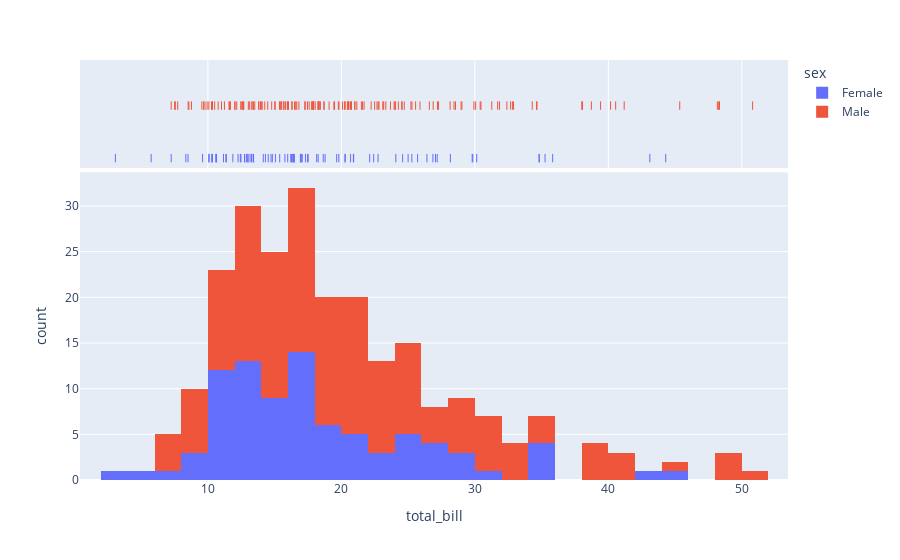

Notebook cell for this chart:
### Code cell
fig = px.histogram(tips,x='total_bill',
                   color='sex',
                   marginal='rug',
                   hover_data=tips.columns)
fig.show()

### Figure 1 — Plotly figure (JSON) as saved in the notebook; plotly's stock layout.template omitted (floating-point values rounded to 4 significant figures; data arrays with more than 128 entries replaced by an {"elided": "..."} marker saying what was removed)
{"data": [{"alignmentgroup": "True", "bingroup": "x", "hovertemplate": "sex=Female<br>total_bill=%{x}<br>count=%{y}<extra></extra>", "legendgroup": "Female", "marker": {"color": "#636efa", "pattern": {"shape": ""}}, "name": "Female", "offsetgroup": "Female", "orientation": "v", "showlegend": true, "type": "histogram", "x": [16.99, 24.59, 35.26, 14.83, 10.33, 16.97, 20.29, 15.77, 19.65, 15.06, 20.69, 16.93, 10.29, 34.81, 26.41, 16.45, 3.07, 17.07, 26.86, 25.28, 14.73, 10.07, 34.83, 5.75, 16.32, 22.75, 11.35, 15.38, 44.3, 22.42, 20.92, 14.31, 7.25, 25.71, 17.31, 10.65, 12.43, 24.08, 13.42, 12.48, 29.8, 14.52, 11.38, 20.27, 11.17, 12.26, 18.26, 8.51, 10.33, 14.15, 13.16, 17.47, 27.05, 16.43, 8.35, 18.64, 11.87, 29.85, 25, 13.39, 16.21, 17.51, 10.59, 10.63, 9.6, 20.9, 18.15, 19.81, 43.11, 13, 12.74, 13, 16.4, 16.47, 12.76, 13.27, 28.17, 12.9, 30.14, 13.42, 15.98, 16.27, 10.09, 22.12, 35.83, 27.18, 18.78], "xaxis": "x", "yaxis": "y"}, {"alignmentgroup": "True", "boxpoints": "all", "customdata": {"elided": "87x6 mixed values"}, "fillcolor": "rgba(255,255,255,0)", "hoveron": "points", "hovertemplate": "sex=%{customdata[1]}<br>total_bill=%{x}<br>tip=%{customdata[0]}<br>smoker=%{customdata[2]}<br>day=%{customdata[3]}<br>time=%{customdata[4]}<br>size=%{customdata[5]}<extra></extra>", "jitter": 0, "legendgroup": "Female", "line": {"color": "rgba(255,255,255,0)"}, "marker": {"color": "#636efa", "symbol": "line-ns-open"}, "name": "Female", "offsetgroup": "Female", "showlegend": false, "type": "box", "x": [16.99, 24.59, 35.26, 14.83, 10.33, 16.97, 20.29, 15.77, 19.65, 15.06, 20.69, 16.93, 10.29, 34.81, 26.41, 16.45, 3.07, 17.07, 26.86, 25.28, 14.73, 10.07, 34.83, 5.75, 16.32, 22.75, 11.35, 15.38, 44.3, 22.42, 20.92, 14.31, 7.25, 25.71, 17.31, 10.65, 12.43, 24.08, 13.42, 12.48, 29.8, 14.52, 11.38, 20.27, 11.17, 12.26, 18.26, 8.51, 10.33, 14.15, 13.16, 17.47, 27.05, 16.43, 8.35, 18.64, 11.87, 29.85, 25, 13.39, 16.21, 17.51, 10.59, 10.63, 9.6, 20.9, 18.15, 19.81, 43.11, 13, 12.74, 13, 16.4, 16.47, 12.76, 13.27, 28.17, 12.9, 30.14, 13.42, 15.98, 16.27, 10.09, 22.12, 35.83, 27.18, 18.78], "xaxis": "x2", "yaxis": "y2"}, {"alignmentgroup": "True", "bingroup": "x", "hovertemplate": "sex=Male<br>total_bill=%{x}<br>count=%{y}<extra></extra>", "legendgroup": "Male", "marker": {"color": "#EF553B", "pattern": {"shape": ""}}, "name": "Male", "offsetgroup": "Male", "orientation": "v", "showlegend": true, "type": "histogram", "x": {"elided": "157 float values"}, "xaxis": "x", "yaxis": "y"}, {"alignmentgroup": "True", "boxpoints": "all", "customdata": {"elided": "157x6 mixed values"}, "fillcolor": "rgba(255,255,255,0)", "hoveron": "points", "hovertemplate": "sex=%{customdata[1]}<br>total_bill=%{x}<br>tip=%{customdata[0]}<br>smoker=%{customdata[2]}<br>day=%{customdata[3]}<br>time=%{customdata[4]}<br>size=%{customdata[5]}<extra></extra>", "jitter": 0, "legendgroup": "Male", "line": {"color": "rgba(255,255,255,0)"}, "marker": {"color": "#EF553B", "symbol": "line-ns-open"}, "name": "Male", "offsetgroup": "Male", "showlegend": false, "type": "box", "x": {"elided": "157 float values"}, "xaxis": "x2", "yaxis": "y2"}], "layout": {"barmode": "relative", "legend": {"title": {"text": "sex"}, "tracegroupgap": 0}, "margin": {"t": 60}, "xaxis": {"anchor": "y", "domain": [0, 1], "title": {"text": "total_bill"}}, "xaxis2": {"anchor": "y2", "domain": [0, 1], "matches": "x", "showgrid": true, "showticklabels": false}, "yaxis": {"anchor": "x", "domain": [0, 0.7326], "title": {"text": "count"}}, "yaxis2": {"anchor": "x2", "domain": [0.7426, 1], "matches": "y2", "showgrid": false, "showline": false, "showticklabels": false, "ticks": ""}}}
